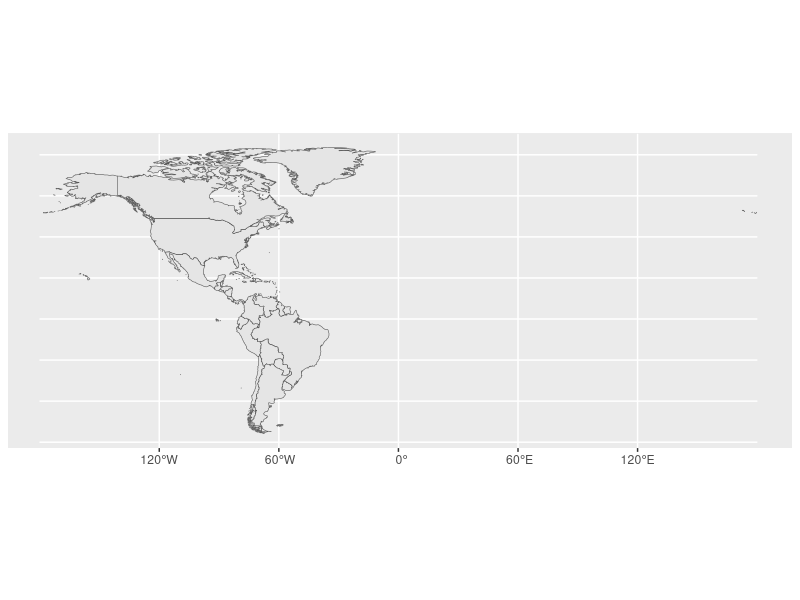

Write the R code that produced this figure. (Note: this script raises an error after producing the figure.)
## ---- chunk 1
library(tidyverse)
library(rnaturalearth)
library(cowplot)
## ---- chunk 2
mex <- ne_countries(continent = c("north america", "south america"), scale = "medium", returnclass = "sf")
ls <- ggplot(data = mex) +
  geom_sf()

America <- ls

America

## ---- chunk 3
site <- ne_countries(country = "mexico", returnclass = "sf", scale = "large")
site

Mexico <- ggplot() +
  geom_sf(data= site) +
  geom_point(aes(x = -115.171839, y = 27.871624), shape = 22, size = 10, color = "red") +
  xlab("latitude") + 
  ylab("longitude")
Mexico

## ---- chunk 4
Baja <- ggplot() +
    geom_sf(data = mex) +
  
   lims(x = c(-117, -109), y = c(22, 32.5)) + 
  
    geom_point(aes(x = -115.171839, y = 27.871624), shape = 22, size = 4, color = "red") +
  xlab("latitude") + 
  ylab("longitude")

Baja
## ---- chunk 5
#22 is square 18 is diamond
regional <- ggplot() +
    geom_sf(data = mex) +
  
  lims(x = c(-116, -114), y = c(27, 29)) +
   geom_point(aes(x = -115.171839, y = 27.871624), shape = 18, size = 2, 
   color = "blue")+
   geom_point(aes(x = -115.171839, y = 27.871624), shape = 22, size = 4) +
  xlab("latitude") + 
  ylab("longitude")
   regional
## ---- chunk 6
plot_grid(Mexico, regional, labels = "AUTO", ncol = 1) 



## ---- chunk 7
coast <- sf::read_sf(dsn = "raw_data/spatial", layer = "coastline")
